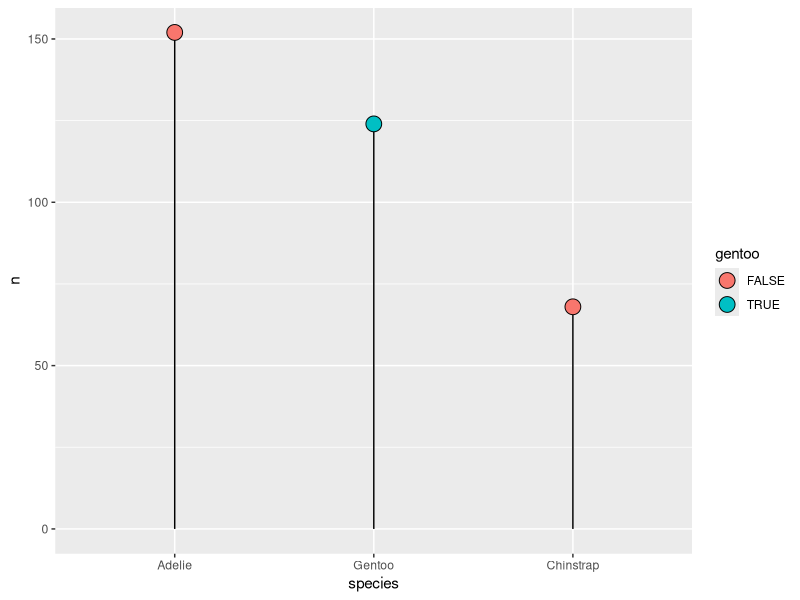

Reproduce this figure in R.
## ---- chunk 1

library(tidyverse)
library(palmerpenguins)
#
penguins |> 
  drop_na(species) |>
  count(species) |> 
  mutate(gentoo = ifelse(species == "Gentoo", TRUE, FALSE)) |> # Pour colorer la valeur "Gentoo"
  mutate(species = fct_reorder(species, n, .desc = TRUE)) |> # Réordonne species selon n
  #
  ggplot() + 
 aes(x = species,y = n, fill = gentoo) +
  geom_segment(
    aes(
      x = species,
      xend = species,
      y = 0,
      yend = n
    )) +
  geom_point(
    size = 5,
    shape = 21
  )
